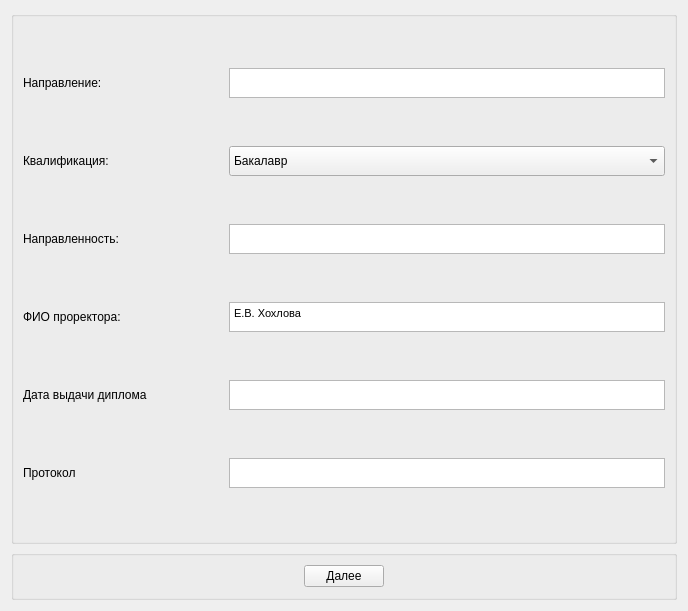
<?xml version="1.0" encoding="UTF-8"?>
<ui version="4.0">
 <class>Global_info</class>
 <widget class="QWidget" name="Global_info">
  <property name="geometry">
   <rect>
    <x>0</x>
    <y>0</y>
    <width>688</width>
    <height>611</height>
   </rect>
  </property>
  <property name="windowTitle">
   <string>Form</string>
  </property>
  <layout class="QVBoxLayout" name="verticalLayout_3">
   <item>
    <widget class="QGroupBox" name="groupBox_2">
     <property name="sizePolicy">
      <sizepolicy hsizetype="Preferred" vsizetype="Ignored">
       <horstretch>0</horstretch>
       <verstretch>0</verstretch>
      </sizepolicy>
     </property>
     <property name="title">
      <string/>
     </property>
     <layout class="QVBoxLayout" name="verticalLayout">
      <item>
       <layout class="QHBoxLayout" name="horizontalLayout_4">
        <item>
         <widget class="QLabel" name="label_7">
          <property name="sizePolicy">
           <sizepolicy hsizetype="Fixed" vsizetype="Fixed">
            <horstretch>0</horstretch>
            <verstretch>0</verstretch>
           </sizepolicy>
          </property>
          <property name="minimumSize">
           <size>
            <width>200</width>
            <height>25</height>
           </size>
          </property>
          <property name="maximumSize">
           <size>
            <width>100000</width>
            <height>25</height>
           </size>
          </property>
          <property name="text">
           <string>Направление:</string>
          </property>
         </widget>
        </item>
        <item>
         <widget class="QTextEdit" name="directionInfo">
          <property name="sizePolicy">
           <sizepolicy hsizetype="MinimumExpanding" vsizetype="Preferred">
            <horstretch>0</horstretch>
            <verstretch>0</verstretch>
           </sizepolicy>
          </property>
          <property name="minimumSize">
           <size>
            <width>100</width>
            <height>30</height>
           </size>
          </property>
          <property name="maximumSize">
           <size>
            <width>16777215</width>
            <height>30</height>
           </size>
          </property>
          <property name="html">
           <string>&lt;!DOCTYPE HTML PUBLIC &quot;-//W3C//DTD HTML 4.0//EN&quot; &quot;http://www.w3.org/TR/REC-html40/strict.dtd&quot;&gt;
&lt;html&gt;&lt;head&gt;&lt;meta name=&quot;qrichtext&quot; content=&quot;1&quot; /&gt;&lt;style type=&quot;text/css&quot;&gt;
p, li { white-space: pre-wrap; }
&lt;/style&gt;&lt;/head&gt;&lt;body style=&quot; font-family:'MS Shell Dlg 2'; font-size:7.8pt; font-weight:400; font-style:normal;&quot;&gt;
&lt;p style=&quot;-qt-paragraph-type:empty; margin-top:0px; margin-bottom:0px; margin-left:0px; margin-right:0px; -qt-block-indent:0; text-indent:0px; font-size:8.25pt;&quot;&gt;&lt;br /&gt;&lt;/p&gt;&lt;/body&gt;&lt;/html&gt;</string>
          </property>
         </widget>
        </item>
       </layout>
      </item>
      <item>
       <layout class="QHBoxLayout" name="horizontalLayout_3">
        <item>
         <widget class="QLabel" name="label_5">
          <property name="sizePolicy">
           <sizepolicy hsizetype="Fixed" vsizetype="Fixed">
            <horstretch>0</horstretch>
            <verstretch>0</verstretch>
           </sizepolicy>
          </property>
          <property name="minimumSize">
           <size>
            <width>200</width>
            <height>25</height>
           </size>
          </property>
          <property name="maximumSize">
           <size>
            <width>100000</width>
            <height>25</height>
           </size>
          </property>
          <property name="text">
           <string>Квалификация:</string>
          </property>
         </widget>
        </item>
        <item>
         <widget class="QComboBox" name="qualificationInfo">
          <property name="sizePolicy">
           <sizepolicy hsizetype="MinimumExpanding" vsizetype="Fixed">
            <horstretch>0</horstretch>
            <verstretch>0</verstretch>
           </sizepolicy>
          </property>
          <property name="minimumSize">
           <size>
            <width>0</width>
            <height>30</height>
           </size>
          </property>
          <property name="maximumSize">
           <size>
            <width>16777215</width>
            <height>30</height>
           </size>
          </property>
          <item>
           <property name="text">
            <string>Бакалавр</string>
           </property>
          </item>
          <item>
           <property name="text">
            <string>Экономист</string>
           </property>
          </item>
          <item>
           <property name="text">
            <string>Магистр</string>
           </property>
          </item>
          <item>
           <property name="text">
            <string>Аспирант</string>
           </property>
          </item>
         </widget>
        </item>
       </layout>
      </item>
      <item>
       <layout class="QHBoxLayout" name="horizontalLayout_2">
        <item>
         <widget class="QLabel" name="label_3">
          <property name="sizePolicy">
           <sizepolicy hsizetype="Fixed" vsizetype="Fixed">
            <horstretch>0</horstretch>
            <verstretch>0</verstretch>
           </sizepolicy>
          </property>
          <property name="minimumSize">
           <size>
            <width>200</width>
            <height>25</height>
           </size>
          </property>
          <property name="maximumSize">
           <size>
            <width>100000</width>
            <height>25</height>
           </size>
          </property>
          <property name="text">
           <string>Направленность:</string>
          </property>
         </widget>
        </item>
        <item>
         <widget class="QTextEdit" name="orientationInfo">
          <property name="sizePolicy">
           <sizepolicy hsizetype="MinimumExpanding" vsizetype="Preferred">
            <horstretch>0</horstretch>
            <verstretch>0</verstretch>
           </sizepolicy>
          </property>
          <property name="minimumSize">
           <size>
            <width>100</width>
            <height>30</height>
           </size>
          </property>
          <property name="maximumSize">
           <size>
            <width>16777215</width>
            <height>30</height>
           </size>
          </property>
          <property name="html">
           <string>&lt;!DOCTYPE HTML PUBLIC &quot;-//W3C//DTD HTML 4.0//EN&quot; &quot;http://www.w3.org/TR/REC-html40/strict.dtd&quot;&gt;
&lt;html&gt;&lt;head&gt;&lt;meta name=&quot;qrichtext&quot; content=&quot;1&quot; /&gt;&lt;style type=&quot;text/css&quot;&gt;
p, li { white-space: pre-wrap; }
&lt;/style&gt;&lt;/head&gt;&lt;body style=&quot; font-family:'MS Shell Dlg 2'; font-size:7.8pt; font-weight:400; font-style:normal;&quot;&gt;
&lt;p style=&quot;-qt-paragraph-type:empty; margin-top:0px; margin-bottom:0px; margin-left:0px; margin-right:0px; -qt-block-indent:0; text-indent:0px; font-size:8.25pt;&quot;&gt;&lt;br /&gt;&lt;/p&gt;&lt;/body&gt;&lt;/html&gt;</string>
          </property>
         </widget>
        </item>
       </layout>
      </item>
      <item>
       <layout class="QHBoxLayout" name="horizontalLayout_6">
        <item>
         <widget class="QLabel" name="label_11">
          <property name="sizePolicy">
           <sizepolicy hsizetype="Fixed" vsizetype="Fixed">
            <horstretch>0</horstretch>
            <verstretch>0</verstretch>
           </sizepolicy>
          </property>
          <property name="minimumSize">
           <size>
            <width>200</width>
            <height>25</height>
           </size>
          </property>
          <property name="maximumSize">
           <size>
            <width>100000</width>
            <height>25</height>
           </size>
          </property>
          <property name="text">
           <string>ФИО проректора:</string>
          </property>
         </widget>
        </item>
        <item>
         <widget class="QTextEdit" name="viceRectorInfo">
          <property name="sizePolicy">
           <sizepolicy hsizetype="MinimumExpanding" vsizetype="Preferred">
            <horstretch>0</horstretch>
            <verstretch>0</verstretch>
           </sizepolicy>
          </property>
          <property name="minimumSize">
           <size>
            <width>100</width>
            <height>30</height>
           </size>
          </property>
          <property name="maximumSize">
           <size>
            <width>16777215</width>
            <height>30</height>
           </size>
          </property>
          <property name="html">
           <string>&lt;!DOCTYPE HTML PUBLIC &quot;-//W3C//DTD HTML 4.0//EN&quot; &quot;http://www.w3.org/TR/REC-html40/strict.dtd&quot;&gt;
&lt;html&gt;&lt;head&gt;&lt;meta name=&quot;qrichtext&quot; content=&quot;1&quot; /&gt;&lt;style type=&quot;text/css&quot;&gt;
p, li { white-space: pre-wrap; }
&lt;/style&gt;&lt;/head&gt;&lt;body style=&quot; font-family:'MS Shell Dlg 2'; font-size:7.8pt; font-weight:400; font-style:normal;&quot;&gt;
&lt;p style=&quot; margin-top:0px; margin-bottom:0px; margin-left:0px; margin-right:0px; -qt-block-indent:0; text-indent:0px;&quot;&gt;&lt;span style=&quot; font-size:8.25pt;&quot;&gt;Е.В. Хохлова&lt;/span&gt;&lt;/p&gt;&lt;/body&gt;&lt;/html&gt;</string>
          </property>
         </widget>
        </item>
       </layout>
      </item>
      <item>
       <layout class="QHBoxLayout" name="horizontalLayout">
        <item>
         <widget class="QLabel" name="label_6">
          <property name="sizePolicy">
           <sizepolicy hsizetype="Fixed" vsizetype="Fixed">
            <horstretch>0</horstretch>
            <verstretch>0</verstretch>
           </sizepolicy>
          </property>
          <property name="minimumSize">
           <size>
            <width>200</width>
            <height>25</height>
           </size>
          </property>
          <property name="maximumSize">
           <size>
            <width>200</width>
            <height>25</height>
           </size>
          </property>
          <property name="text">
           <string>Дата выдачи диплома</string>
          </property>
         </widget>
        </item>
        <item>
         <widget class="QTextEdit" name="diplomaDate">
          <property name="sizePolicy">
           <sizepolicy hsizetype="MinimumExpanding" vsizetype="Preferred">
            <horstretch>0</horstretch>
            <verstretch>0</verstretch>
           </sizepolicy>
          </property>
          <property name="minimumSize">
           <size>
            <width>100</width>
            <height>30</height>
           </size>
          </property>
          <property name="maximumSize">
           <size>
            <width>16777215</width>
            <height>30</height>
           </size>
          </property>
          <property name="html">
           <string>&lt;!DOCTYPE HTML PUBLIC &quot;-//W3C//DTD HTML 4.0//EN&quot; &quot;http://www.w3.org/TR/REC-html40/strict.dtd&quot;&gt;
&lt;html&gt;&lt;head&gt;&lt;meta name=&quot;qrichtext&quot; content=&quot;1&quot; /&gt;&lt;style type=&quot;text/css&quot;&gt;
p, li { white-space: pre-wrap; }
&lt;/style&gt;&lt;/head&gt;&lt;body style=&quot; font-family:'MS Shell Dlg 2'; font-size:7.8pt; font-weight:400; font-style:normal;&quot;&gt;
&lt;p style=&quot;-qt-paragraph-type:empty; margin-top:0px; margin-bottom:0px; margin-left:0px; margin-right:0px; -qt-block-indent:0; text-indent:0px; font-size:8.25pt;&quot;&gt;&lt;br /&gt;&lt;/p&gt;&lt;/body&gt;&lt;/html&gt;</string>
          </property>
         </widget>
        </item>
       </layout>
      </item>
      <item>
       <layout class="QHBoxLayout" name="horizontalLayout_5">
        <item>
         <widget class="QLabel" name="label_8">
          <property name="sizePolicy">
           <sizepolicy hsizetype="Fixed" vsizetype="Fixed">
            <horstretch>0</horstretch>
            <verstretch>0</verstretch>
           </sizepolicy>
          </property>
          <property name="minimumSize">
           <size>
            <width>200</width>
            <height>25</height>
           </size>
          </property>
          <property name="maximumSize">
           <size>
            <width>200</width>
            <height>25</height>
           </size>
          </property>
          <property name="text">
           <string>Протокол</string>
          </property>
         </widget>
        </item>
        <item>
         <widget class="QTextEdit" name="protocol">
          <property name="sizePolicy">
           <sizepolicy hsizetype="MinimumExpanding" vsizetype="Preferred">
            <horstretch>0</horstretch>
            <verstretch>0</verstretch>
           </sizepolicy>
          </property>
          <property name="minimumSize">
           <size>
            <width>100</width>
            <height>30</height>
           </size>
          </property>
          <property name="maximumSize">
           <size>
            <width>16777215</width>
            <height>30</height>
           </size>
          </property>
          <property name="html">
           <string>&lt;!DOCTYPE HTML PUBLIC &quot;-//W3C//DTD HTML 4.0//EN&quot; &quot;http://www.w3.org/TR/REC-html40/strict.dtd&quot;&gt;
&lt;html&gt;&lt;head&gt;&lt;meta name=&quot;qrichtext&quot; content=&quot;1&quot; /&gt;&lt;style type=&quot;text/css&quot;&gt;
p, li { white-space: pre-wrap; }
&lt;/style&gt;&lt;/head&gt;&lt;body style=&quot; font-family:'MS Shell Dlg 2'; font-size:7.8pt; font-weight:400; font-style:normal;&quot;&gt;
&lt;p style=&quot;-qt-paragraph-type:empty; margin-top:0px; margin-bottom:0px; margin-left:0px; margin-right:0px; -qt-block-indent:0; text-indent:0px; font-size:8.25pt;&quot;&gt;&lt;br /&gt;&lt;/p&gt;&lt;/body&gt;&lt;/html&gt;</string>
          </property>
         </widget>
        </item>
       </layout>
      </item>
     </layout>
    </widget>
   </item>
   <item>
    <widget class="QGroupBox" name="groupBox">
     <property name="sizePolicy">
      <sizepolicy hsizetype="Minimum" vsizetype="Minimum">
       <horstretch>0</horstretch>
       <verstretch>0</verstretch>
      </sizepolicy>
     </property>
     <property name="maximumSize">
      <size>
       <width>16777215</width>
       <height>50</height>
      </size>
     </property>
     <property name="title">
      <string/>
     </property>
     <layout class="QHBoxLayout" name="horizontalLayout_8">
      <item>
       <layout class="QHBoxLayout" name="horizontalLayout_7">
        <item>
         <spacer name="horizontalSpacer">
          <property name="orientation">
           <enum>Qt::Horizontal</enum>
          </property>
          <property name="sizeHint" stdset="0">
           <size>
            <width>40</width>
            <height>20</height>
           </size>
          </property>
         </spacer>
        </item>
        <item>
         <widget class="QPushButton" name="nextButton">
          <property name="text">
           <string>Далее</string>
          </property>
         </widget>
        </item>
        <item>
         <spacer name="horizontalSpacer_2">
          <property name="orientation">
           <enum>Qt::Horizontal</enum>
          </property>
          <property name="sizeHint" stdset="0">
           <size>
            <width>40</width>
            <height>20</height>
           </size>
          </property>
         </spacer>
        </item>
       </layout>
      </item>
     </layout>
    </widget>
   </item>
  </layout>
 </widget>
 <resources/>
 <connections/>
</ui>
